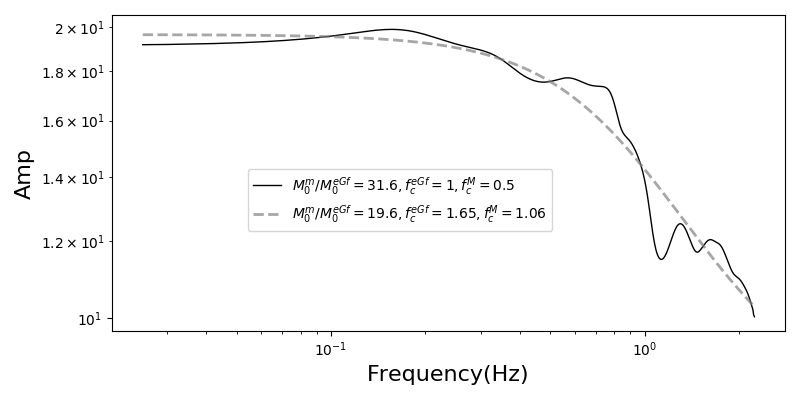

Here is the Python script that generated this plot:
#!/home/meichen/anaconda3/bin/python

import numpy as np
import matplotlib.pyplot as plt
from sys import argv
import sys
from scipy.optimize import curve_fit


def func(x,a,b,c):
    return np.log10(a) + np.log10(1 + x**2/b**2) - np.log10(1 + x**2/c**2)


data = np.genfromtxt('{}'.format(argv[1]))
freq = data[:,0]
amp = data[:,1]

popt,pcov = curve_fit(func,freq,np.log10(amp),bounds=([1.0,0.0,0.0],[1000,10,10]),method='trf',loss='huber',f_scale=0.1)

fig,ax = plt.subplots(1,1,figsize=[8,4])
ax.plot(freq,amp,'k-',lw=1,label=r'$M_0^m/M_0^{eGf}=31.6, f_c^{eGf}=1, f_c^M=0.5 $')
ax.plot(freq,10**(func(freq,*popt)),color='gray',ls='--',lw=2,alpha=0.7,label=r'$M_0^m/M_0^{eGf}=%4.1f, f_c^{eGf}=%4.2f, f_c^M=%4.2f $' % (popt[0],popt[1],popt[2]))
ax.set_xscale('log')
ax.set_yscale('log')
ax.set_xlabel('Frequency(Hz)',size=16)
ax.set_ylabel('Amp',size=16)
fig.legend(loc=10)
fig.tight_layout()
plt.savefig('fit.png')
